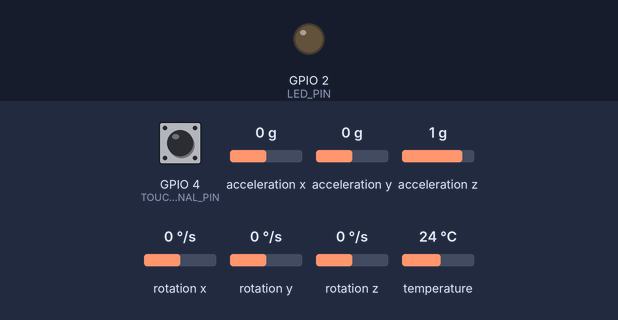
The sketch below on a simulated ESP32. Shown: output pins drawn as LEDs (lit = HIGH). The inputs (shaded band) are chosen by the test bench; at power-on: GPIO 4 (TOUCH_SIGNAL_PIN) HIGH, acceleration x 0 g, acceleration y 0 g, acceleration z 1 g, rotation x 0 °/s, rotation y 0 °/s, rotation z 0 °/s, temperature 24 °C. What the sketch prints to the serial monitor is not drawn.

Above: at 0.4 s.
Timing chart, 0 to 1.9 s (numbered marks = the images above):
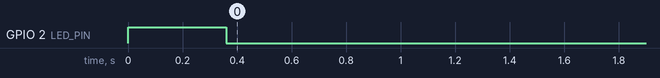

The sketch:

PROGRAM_ARDUINO_IDE.ino
```cpp
#include <Wire.h>
#include <Adafruit_MPU6050.h>
#include <Adafruit_Sensor.h>

Adafruit_MPU6050 mpu;

const int TOUCH_SIGNAL_PIN = 4; // Kabel di Jari Jempol
const int LED_PIN = 2;          // LED internal ESP32

// Variabel Kalibrasi
float gyroX_offset = 0;
float gyroY_offset = 0;
bool mpuReady = false;

// Parameter Sensor
const float SMOOTHING_FACTOR = 0.25;
const float DEADZONE = 0.06;
const int SENSITIVITY = 35;
const float MOTION_THRESHOLD = 15.0;

float smoothedGyroX = 0;
float smoothedGyroY = 0;

void setup() {
  Serial.begin(115200);

  pinMode(TOUCH_SIGNAL_PIN, INPUT_PULLUP);
  pinMode(LED_PIN, OUTPUT);

  // Inisialisasi I2C (SDA Pin 21, SCL Pin 22)
  Wire.begin(21, 22);

  if (mpu.begin(0x68) || mpu.begin(0x69)) {
    mpuReady = true;
    mpu.setGyroRange(MPU6050_RANGE_500_DEG);

    // Kalibrasi Awal Gyroscope
    digitalWrite(LED_PIN, HIGH);
    sensors_event_t a, g, temp;
    for (int i = 0; i < 50; i++) {
      mpu.getEvent(&a, &g, &temp);
      gyroX_offset += g.gyro.x;
      gyroY_offset += g.gyro.y;
      delay(5);
    }
    gyroX_offset /= 50;
    gyroY_offset /= 50;
    digitalWrite(LED_PIN, LOW);
  }
}

void loop() {
  // Jika koneksi sensor bermasalah, kirim data kosong/nol agar Processing tidak crash
  if (!mpuReady) {
    if (mpu.begin(0x68) || mpu.begin(0x69)) {
      mpuReady = true;
      mpu.setGyroRange(MPU6050_RANGE_500_DEG);
    }
    // Kirim data nol (10 kolom) sebagai penanda sensor tidak siap
    Serial.println("0,0,0.00,0.00,0.00,0.0,0.0,0,0,0");
    delay(500);
    return;
  }

  sensors_event_t a, g, temp;

  if (!mpu.getEvent(&a, &g, &temp)) {
    mpuReady = false;
    return;
  }

  // 1. DATA GYROSCOPE (Kolom 1 & 2)
  float rawCorrectedX = g.gyro.y - gyroY_offset;
  float rawCorrectedY = g.gyro.x - gyroX_offset;
  smoothedGyroX = (SMOOTHING_FACTOR * rawCorrectedX) + ((1.0 - SMOOTHING_FACTOR) * smoothedGyroX);
  smoothedGyroY = (SMOOTHING_FACTOR * rawCorrectedY) + ((1.0 - SMOOTHING_FACTOR) * smoothedGyroY);
  int moveX = 0; int moveY = 0;
  if (abs(smoothedGyroX) > DEADZONE) moveX = smoothedGyroX * SENSITIVITY;
  if (abs(smoothedGyroY) > DEADZONE) moveY = smoothedGyroY * -SENSITIVITY;

  // 2. DATA ACCELEROMETER (Kolom 3, 4, 5)
  float accX = a.acceleration.x;
  float accY = a.acceleration.y;
  float accZ = a.acceleration.z;

  // 3. DATA SUDUT KEMIRINGAN (Kolom 6 & 7)
  float roll  = atan2(accY, accZ) * 180.0 / M_PI;
  float pitch = atan2(-accX, sqrt(accY * accY + accZ * accZ)) * 180.0 / M_PI;

  // 4. DETEKSI GERAKAN/GUNCANGAN (Kolom 8)
  float totalAcceleration = sqrt(accX * accX + accY * accY + accZ * accZ);
  int motionDetected = (totalAcceleration > MOTION_THRESHOLD) ? 1 : 0;

  // 5. PERUBAHAN ORIENTASI (Kolom 9)
  int orientation = 0;
  if (accZ > 7.0)       orientation = 1; // Datar Atas
  else if (accZ < -7.0) orientation = 2; // Terbalik
  else if (accX > 7.0)  orientation = 3; // Miring Kanan
  else if (accX < -7.0) orientation = 4; // Miring Kiri

  // 6. KABEL SENTUH (Kolom 10)
  int clickStatus = (digitalRead(TOUCH_SIGNAL_PIN) == LOW) ? 1 : 0;

  // 7. PENGIRIMAN MURNI ANGKA DAN KOMA (Wajib Baris Tunggal)
  Serial.print(moveX);            Serial.print(","); // Kolom 1
  Serial.print(moveY);            Serial.print(","); // Kolom 2
  Serial.print(accX, 2);          Serial.print(","); // Kolom 3
  Serial.print(accY, 2);          Serial.print(","); // Kolom 4
  Serial.print(accZ, 2);          Serial.print(","); // Kolom 5
  Serial.print(roll, 1);          Serial.print(","); // Kolom 6
  Serial.print(pitch, 1);         Serial.print(","); // Kolom 7
  Serial.print(motionDetected);   Serial.print(","); // Kolom 8
  Serial.print(orientation);      Serial.print(","); // Kolom 9
  Serial.println(clickStatus);                       // Kolom 10 (Akhir baris)

  delay(15); // Delay cepat agar responsif di Processing
}
```
